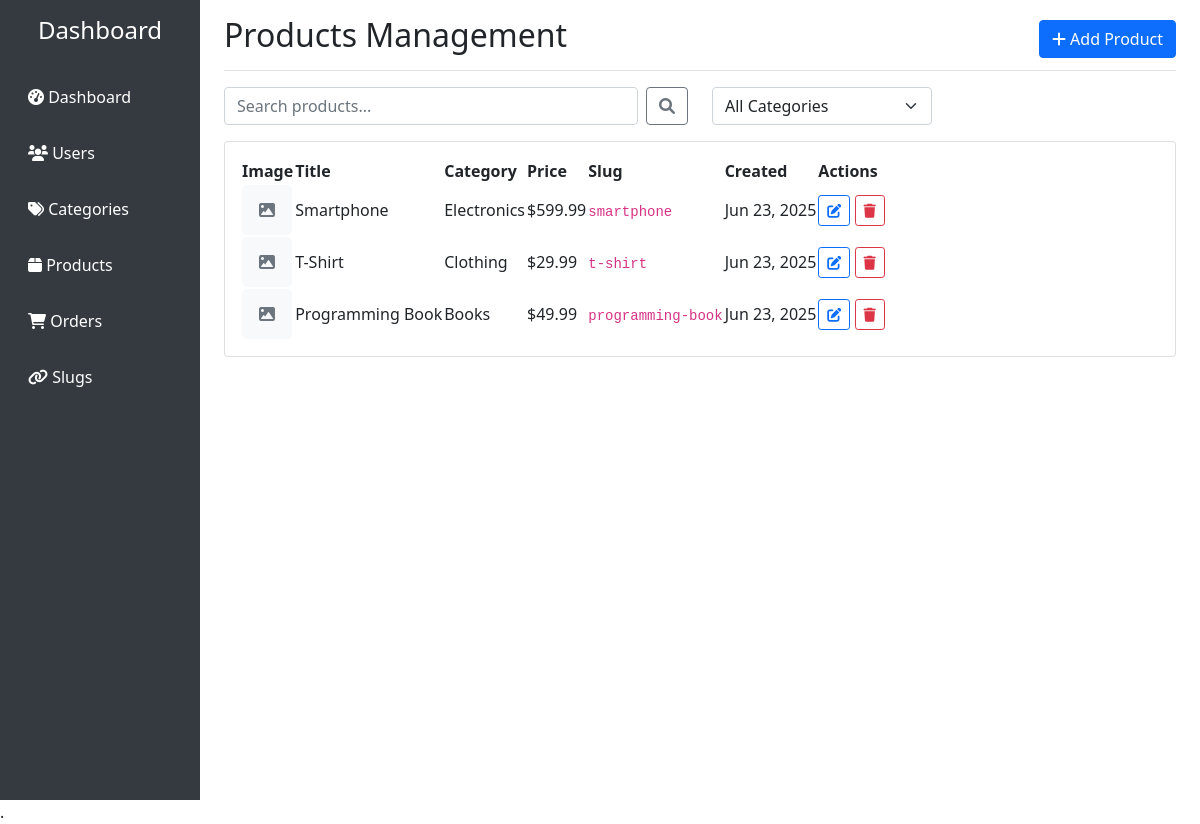
/products.php, run on the app's committed database.
### tables this page shows
CREATE TABLE products (
    id INT AUTO_INCREMENT PRIMARY KEY,
    title VARCHAR(100) NOT NULL,
    description TEXT,
    thumbnail TEXT,
    slug VARCHAR(255) UNIQUE NOT NULL,
    price DECIMAL(10,2) NOT NULL,
    created_at TIMESTAMP DEFAULT CURRENT_TIMESTAMP,
    category_id INT,
    FOREIGN KEY (category_id) REFERENCES categories(id) ON DELETE SET NULL
);

CREATE TABLE categories (
    id INT AUTO_INCREMENT PRIMARY KEY,
    name VARCHAR(100) NOT NULL,
    slug VARCHAR(255) UNIQUE NOT NULL,
    created_at TIMESTAMP DEFAULT CURRENT_TIMESTAMP
);

### includes/functions.php (called while the page is built, shortened)
<?php
function paginate($total, $page, $perPage = 10) {
    $totalPages = ceil($total / $perPage);
    $offset = ($page - 1) * $perPage;
    return [
        'total' => $total,
        'totalPages' => $totalPages,
        'currentPage' => $page,
        'perPage' => $perPage,
        'offset' => $offset,
        'hasNext' => $page < $totalPages,
        'hasPrev' => $page > 1
    ];
}
?>

### products.php (the view, shortened to what this page needs)
<?php
require_once 'includes/functions.php';
$database = new Database();
$db = $database->getConnection();
$search = $_GET['search'] ?? '';
$page = $_GET['page'] ?? 1;
$perPage = 10;
$whereClause = '';
$params = [];
$countSql = "SELECT COUNT(*) as total FROM products $whereClause";
$stmt = $db->prepare($countSql);
$stmt->execute($params);
$total = $stmt->fetch(PDO::FETCH_ASSOC)['total'];
$pagination = paginate($total, $page, $perPage);
$sql = "SELECT p.*, c.name as category_name FROM products p
        LEFT JOIN categories c ON p.category_id = c.id
        $whereClause
        ORDER BY p.created_at DESC
        LIMIT {$pagination['perPage']} OFFSET {$pagination['offset']}";
$stmt = $db->prepare($sql);
$stmt->execute($params);
$products = $stmt->fetchAll(PDO::FETCH_ASSOC);
?>
<!DOCTYPE html>
<html lang="en">
<head>
        <link href="https://cdn.jsdelivr.net/npm/bootstrap@5.1.3/dist/css/bootstrap.min.css" rel="stylesheet">
    <link href="https://cdnjs.cloudflare.com/ajax/libs/font-awesome/6.0.0/css/all.min.css" rel="stylesheet">
    <link rel="stylesheet" href="https://cdn.datatables.net/2.3.2/css/dataTables.dataTables.css" />
</head>
<body>
    <div class="container-fluid">
        <div class="row">
            <nav class="col-md-3 col-lg-2 d-md-block sidebar collapse">
                <div class="position-sticky pt-3">
                    <h4 class="text-white text-center mb-4">Dashboard</h4>
                    <ul class="nav flex-column">
                        <li class="nav-item">
                            <a class="nav-link" href="index.php">
                                <i class="fas fa-tachometer-alt"></i> Dashboard
                            </a>
                        </li>
                        <li class="nav-item">
                            <a class="nav-link" href="users.php">
                                <i class="fas fa-users"></i> Users
                            </a>
                        </li>
                        <li class="nav-item">
                            <a class="nav-link" href="categories.php">
                                <i class="fas fa-tags"></i> Categories
                            </a>
                        </li>
                        <li class="nav-item">
                            <a class="nav-link active" href="products.php">
                                <i class="fas fa-box"></i> Products
                            </a>
                        </li>
                        <li class="nav-item">
                            <a class="nav-link" href="orders.php">
                                <i class="fas fa-shopping-cart"></i> Orders
                            </a>
                        </li>
                        <li class="nav-item">
                            <a class="nav-link" href="slugs.php">
                                <i class="fas fa-link"></i> Slugs
                            </a>
                        </li>
                    </ul>
                </div>
            </nav>
            <main class="col-md-9 ms-sm-auto col-lg-10 px-md-4">
                <div class="d-flex justify-content-between flex-wrap flex-md-nowrap align-items-center pt-3 pb-2 mb-3 border-bottom">
                    <h1 class="h2">Products Management</h1>
                    <button class="btn btn-primary" data-bs-toggle="modal" data-bs-target="#productModal">
                        <i class="fas fa-plus"></i> Add Product
                    </button>
                </div>
                <div class="row mb-3">
                    <div class="col-md-6">
                        <form method="GET" class="d-flex">
                            <input type="text" name="search" class="form-control" placeholder="Search products..." value="<?php echo htmlspecialchars($search); ?>">
                            <button type="submit" class="btn btn-outline-secondary ms-2">
                                <i class="fas fa-search"></i>
                            </button>
                        </form>
                    </div>
                    <div class="col-md-3">
                        <form method="GET">
                            <select name="category" class="form-select" onchange="this.form.submit()">
                                <option value="">All Categories</option>
                            </select>
                        </form>
                    </div>
                </div>
                <div class="card">
                    <div class="card-body">
                        <div class="table-responsive">
                            <table id="myTable" class="display">
                                <thead>
                                    <tr>
                                        <th>Image</th>
                                        <th>Title</th>
                                        <th>Category</th>
                                        <th>Price</th>
                                        <th>Slug</th>
                                        <th>Created</th>
                                        <th>Actions</th>
                                    </tr>
                                </thead>
                                <tbody>
                                    <?php foreach ($products as $product): ?>
                                    <tr>
                                        <td>
                                            <?php if ($product['thumbnail']): ?>
                                            <img src="<?php echo htmlspecialchars($product['thumbnail']); ?>" class="product-thumbnail" alt="Thumbnail">
                                            <?php else: ?>
                                            <div class="product-thumbnail bg-light d-flex align-items-center justify-content-center">
                                                <i class="fas fa-image text-muted"></i>
                                            </div>
                                            <?php endif; ?>
                                        </td>
                                        <td><?php echo htmlspecialchars($product['title']); ?></td>
                                        <td><?php echo htmlspecialchars($product['category_name'] ?? 'No Category'); ?></td>
                                        <td>$<?php echo number_format($product['price'], 2); ?></td>
                                        <td><code><?php echo htmlspecialchars($product['slug']); ?></code></td>
                                        <td><?php echo date('M d, Y', strtotime($product['created_at'])); ?></td>
                                        <td>
                                            <a href="?edit=<?php echo $product['id']; ?>" class="btn btn-sm btn-outline-primary">
                                                <i class="fas fa-edit"></i>
                                            </a>
                                            <form method="POST" class="d-inline" onsubmit="return confirm('Are you sure?')">
                                                <button type="submit" class="btn btn-sm btn-outline-danger">
                                                    <i class="fas fa-trash"></i>
                                                </button>
                                            </form>
                                        </td>
                                    </tr>
                                    <?php endforeach; ?>
                                </tbody>
                            </table>
                        </div>
                    </div>
                </div>
            </main>
        </div>
    </div>
       .
</body>
</html>

### products.php (style rules this page uses)
.sidebar { min-height: 100vh; background: #343a40; }
.sidebar .nav-link { color: #fff; padding: 1rem; }
.product-thumbnail { width: 50px; height: 50px; object-fit: cover; border-radius: 5px; }

### data on the page
products: title "Smartphone", category.name "Electronics", price "599.99", slug "smartphone", created_at "Jun 23, 2025"
products: title "T-Shirt", category.name "Clothing", price "29.99", slug "t-shirt", created_at "Jun 23, 2025"
products: title "Programming Book", category.name "Books", price "49.99", slug "programming-book", created_at "Jun 23, 2025"
